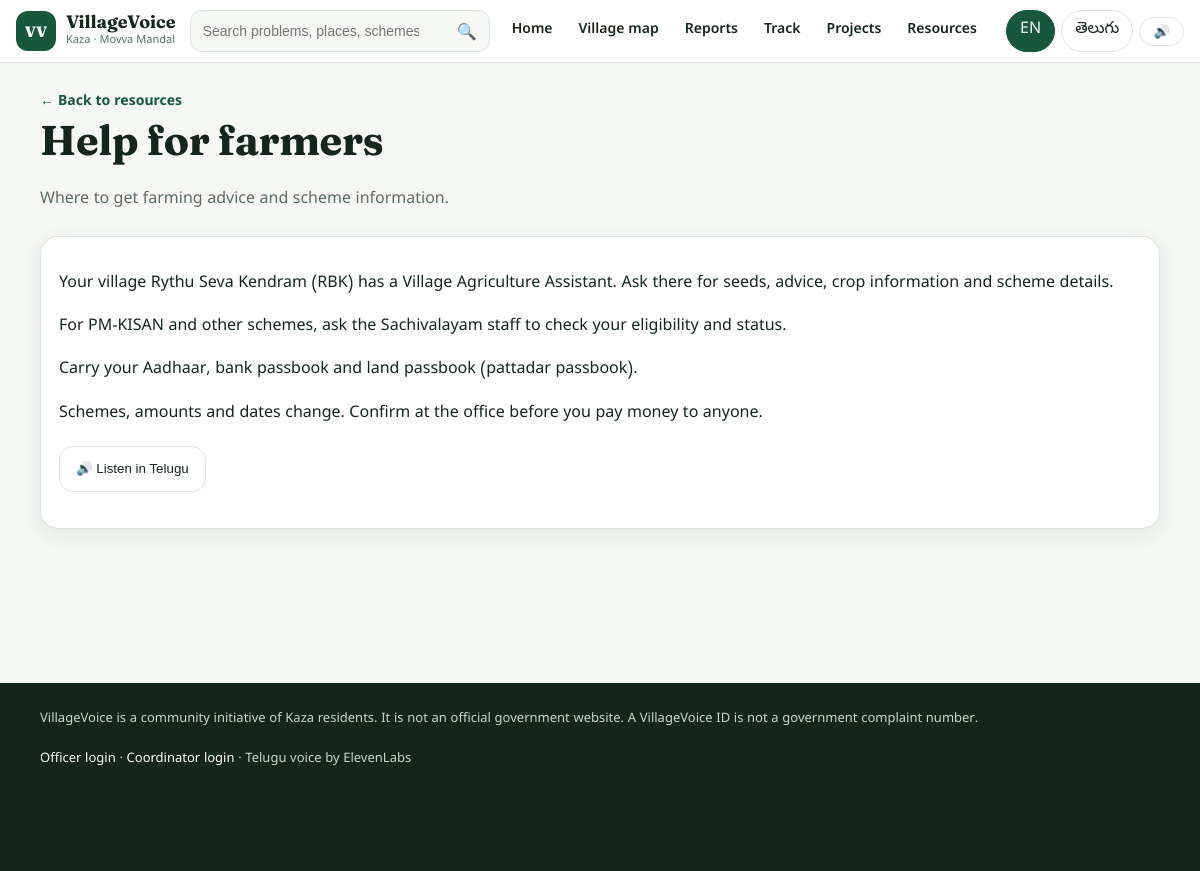
Screenshot of /resource/2 with the database file from the repository.
### tables this page shows
CREATE TABLE resources(id INTEGER PRIMARY KEY AUTOINCREMENT, title TEXT NOT NULL, title_te TEXT, tag TEXT NOT NULL DEFAULT 'Guide', description TEXT, description_te TEXT, url TEXT, body TEXT, body_te TEXT, sort INTEGER NOT NULL DEFAULT 100, created_at TEXT NOT NULL);

### app.py (the view)
@app.route("/resource/<int:rid>")
def resource(rid):
    r = db.get_resource(rid)
    if not r or not r["body"]: abort(404)
    te = g.lang == "te"
    pick = lambda en, tel: tel if (te and tel) else en
    return render_template("resource.html", r=r, title=pick(r["title"], r["title_te"]), desc=pick(r["description"] or "", r["description_te"]),
                           body=pick(r["body"], r["body_te"]), voice=r["body_te"] or r["body"])

### app.py (called while the page is built)
@app.before_request
def start():
    g.lang = "te" if (request.cookies.get("vv_lang") == "te" or request.headers.get("X-Lang") == "te") else "en"
    session.setdefault("csrf", secrets.token_hex(16))
    if request.method == "POST":
        t = request.form.get("csrf") or request.headers.get("X-CSRF", "")
        if not hmac.compare_digest(t, session["csrf"]): abort(400)

@app.after_request
def finish(r):
    r.headers.update({"X-Content-Type-Options": "nosniff", "X-Frame-Options": "SAMEORIGIN", "Referrer-Policy": "strict-origin-when-cross-origin"})
    if g.get("lang") == "te" and r.mimetype == "text/html" and not r.direct_passthrough:
        r.set_data(translate_html(r.get_data(as_text=True)))
    return r

@app.context_processor
def common():
    return {"villages": VILLAGES, "categories": CATEGORIES, "statuses": STATUSES, "c_status": C_STATUS, "c_status_te": C_STATUS_TE, "icons": ICONS, "kaza": KAZA_DATA, "facilities": FACILITIES, "emergency": EMERGENCY, "kaza_places": KAZA_PLACES, "eleven_on": bool(os.environ.get("ELEVENLABS_API_KEY")), "resources": RESOURCES,
            "lang": g.get("lang", "en"), "csrf": session.get("csrf", ""), "resident": session.get("phone"), "resident_name": session.get("name")}

### database.py (called while the page is built)
def connect():
    c = sqlite3.connect(DB)
    c.row_factory = sqlite3.Row
    return c

def get_resource(rid):
    with connect() as c: return c.execute("SELECT * FROM resources WHERE id=?", (rid,)).fetchone()

### templates/resource.html (shortened to what this page needs)
{% extends "base.html" %}{% block content %}<section class="intro"><a class="quiet" href="/opportunities">← Back to resources</a><h1>{{ title }}</h1><p>{{ desc }}</p></section>
<article class="panel">{% for line in body.split('\n') if line.strip() %}<p>{{ line }}</p>{% endfor %}
<div class="actions"><button type="button" class="outline" data-text="{{ voice }}" onclick="speakTelugu(this)">🔊 Listen in Telugu</button></div></article>{% endblock %}

### static/style.css (style rules this page uses)
:root { --ink:#14261c;--g:#17573b;--g2:#2c7d56;--tint:#e8f3ec;--bg:#f5f8f5;--gold:#f0a81e;--blue:#1f6f8b;--red:#c4492d;--line:#dbe5dd;--mute:#5a6e60;--r:18px;--sh:0 6px 22px #14261c14 }
* { box-sizing:border-box }
html { scroll-behavior:smooth }
body { margin:0;background:var(--bg);color:var(--ink);font:16px/1.7 "Noto Sans Telugu","Noto Sans",system-ui,sans-serif;-webkit-tap-highlight-color:transparent }
h1,h2,h3 { font-family:"Fraunces","Noto Serif Telugu",Georgia,serif;line-height:1.2;margin:0 0 .5em;font-weight:700;letter-spacing:-.01em }
h1 { font-size:clamp(2.1rem,7vw,3.6rem) }
a { color:var(--g);text-decoration:none }
main>*:not(.hero):not(.callout) { max-width:1120px;margin-left:auto;margin-right:auto;width:calc(100% - 32px) }
.outline { display:inline-flex;align-items:center;justify-content:center;gap:6px;min-height:46px;border:1.5px solid var(--line);border-radius:14px;background:#fff;padding:8px 16px;font:700 14px inherit;color:var(--ink);cursor:pointer }
.quiet { font-weight:700;font-size:14px }
.actions { display:flex;gap:12px;flex-wrap:wrap;align-items:center;margin:18px 0 }
.card,.panel,.project,.resources article,.mapcard { background:#fff;border:1px solid var(--line);border-radius:var(--r);padding:18px;box-shadow:var(--sh) }
.intro { padding:26px 0 6px }
.intro h1 { font-size:clamp(1.8rem,5vw,2.6rem) }
.intro p { color:var(--mute);max-width:64ch }
.panel,.filters,.cards,.resources,.maplayout,.adminlayout,.tablepanel,.feed,.chips { margin-bottom:18px }

### rows the page displays
resources: title "Help for farmers", description "Where to get farming advice and scheme information."

### other values shown
{{ line }} "Your village Rythu Seva Kendram (RBK) has a Village Agriculture Assistant. Ask there for seeds, advice, crop information and scheme details." "For PM-KISAN and other schemes, ask the Sachivalayam staff to check your eligibility and status." "Carry your Aadhaar, bank passbook and land passbook (pattadar passbook)." "Schemes, amounts and dates change. Confirm at the office before you pay money to anyone."
